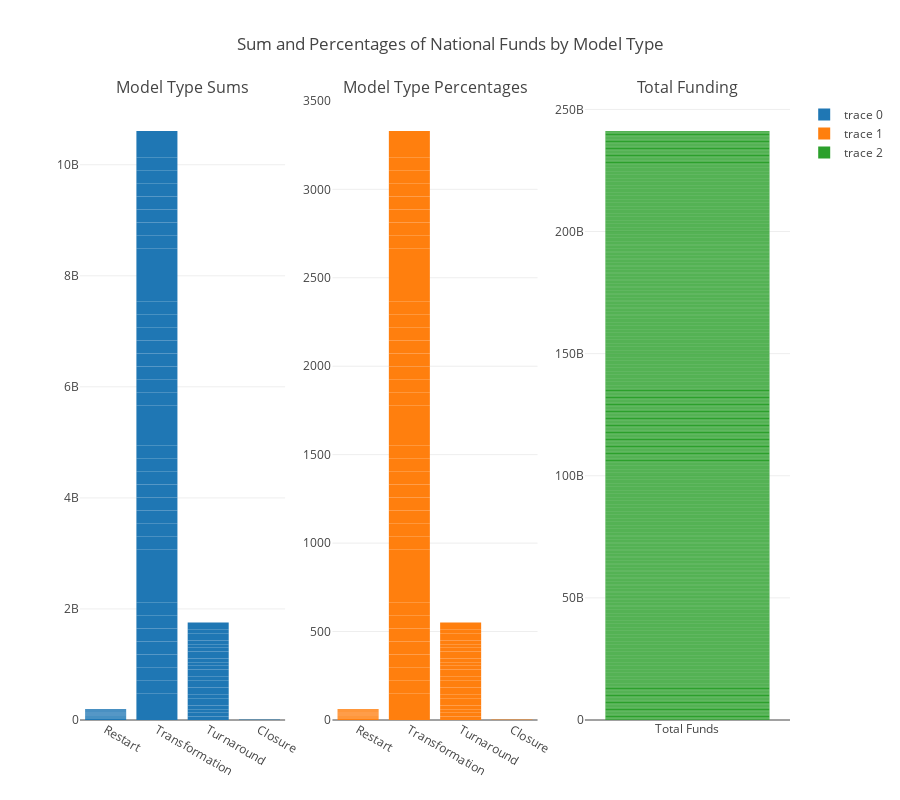

This figure's notebook cell:
### Code cell
Sums=go.Bar(x = StateModel2['Model Selected'], y =StateModel2.Sum_of_Total_Funds_by_model_in_US )
Percentages=go.Bar(x = StateModel2['Model Selected'], y = StateModel2.Model_type_funds_by_Total_Funds)
TotalFunds=go.Bar(x=TotalFunds.XLabel,y=TotalFunds['Sum of Funds'])
#Creating the individual interactive bar graphs for the subplot.
fig = tools.make_subplots(rows=1, cols=3, subplot_titles=('Model Type Sums', 'Model Type Percentages','Total Funding'))
#giving a title and positioning each graph in the subplot
fig.append_trace(Sums, 1,1)
fig.append_trace(Percentages, 1,2)
fig.append_trace(TotalFunds, 1,3)

fig['layout'].update(height=800, width=900, title='Sum and Percentages of National Funds by Model Type')
#adjusting the layout of the graph.
iplot(fig)

### Figure 1 — Plotly figure (JSON) as saved in the notebook; plotly's stock layout.template omitted (floating-point values rounded to 4 significant figures; data arrays with more than 128 entries replaced by an {"elided": "..."} marker saying what was removed)
{"data": [{"type": "bar", "uid": "54fc6aac-dd66-11e8-83c9-dc536018224d", "x": ["Restart", "Transformation", "Transformation", "Transformation", "Transformation", "Turnaround", "Closure", "Restart", "Transformation", "Turnaround", "Closure", "Restart", "Transformation", "Turnaround", "Restart", "Transformation", "Turnaround", "Restart", "Transformation", "Turnaround", "Transformation", "Transformation", "Turnaround", "Transformation", "Turnaround", "Transformation", "Transformation", "Restart", "Transformation", "Turnaround", "Transformation", "Turnaround", "Transformation", "Turnaround", "Transformation", "Turnaround", "Transformation", "Turnaround", "Restart", "Turnaround", "Transformation", "Turnaround", "Transformation", "Turnaround", "Closure", "Transformation", "Turnaround", "Transformation", "Transformation", "Restart", "Transformation", "Turnaround", "Transformation", "Transformation", "Transformation", "Restart", "Transformation", "Turnaround", "Transformation", "Turnaround", "Transformation", "Turnaround", "Transformation", "Turnaround", "Transformation", "Turnaround", "Transformation", "Turnaround", "Transformation", "Closure", "Restart", "Transformation", "Turnaround", "Closure", "Transformation", "Transformation", "Turnaround", "Transformation", "Turnaround", "Transformation", "Closure", "Restart", "Transformation", "Transformation", "Closure", "Transformation", "Turnaround", "Closure", "Restart", "Transformation", "Transformation", "Transformation"], "xaxis": "x", "y": [16612610, 235725022, 235725022, 235725022, 235725022, 65026596, 1202488, 16612610, 235725022, 65026596, 1202488, 16612610, 235725022, 65026596, 16612610, 235725022, 65026596, 16612610, 235725022, 65026596, 235725022, 235725022, 65026596, 235725022, 65026596, 235725022, 235725022, 16612610, 235725022, 65026596, 235725022, 65026596, 235725022, 65026596, 235725022, 65026596, 235725022, 65026596, 16612610, 65026596, 235725022, 65026596, 235725022, 65026596, 1202488, 235725022, 65026596, 235725022, 235725022, 16612610, 235725022, 65026596, 235725022, 235725022, 235725022, 16612610, 235725022, 65026596, 235725022, 65026596, 235725022, 65026596, 235725022, 65026596, 235725022, 65026596, 235725022, 65026596, 235725022, 1202488, 16612610, 235725022, 65026596, 1202488, 235725022, 235725022, 65026596, 235725022, 65026596, 235725022, 1202488, 16612610, 235725022, 235725022, 1202488, 235725022, 65026596, 1202488, 16612610, 235725022, 235725022, 235725022], "yaxis": "y"}, {"type": "bar", "uid": "54fc6aad-dd66-11e8-83c9-dc536018224d", "x": ["Restart", "Transformation", "Transformation", "Transformation", "Transformation", "Turnaround", "Closure", "Restart", "Transformation", "Turnaround", "Closure", "Restart", "Transformation", "Turnaround", "Restart", "Transformation", "Turnaround", "Restart", "Transformation", "Turnaround", "Transformation", "Transformation", "Turnaround", "Transformation", "Turnaround", "Transformation", "Transformation", "Restart", "Transformation", "Turnaround", "Transformation", "Turnaround", "Transformation", "Turnaround", "Transformation", "Turnaround", "Transformation", "Turnaround", "Restart", "Turnaround", "Transformation", "Turnaround", "Transformation", "Turnaround", "Closure", "Transformation", "Turnaround", "Transformation", "Transformation", "Restart", "Transformation", "Turnaround", "Transformation", "Transformation", "Transformation", "Restart", "Transformation", "Turnaround", "Transformation", "Turnaround", "Transformation", "Turnaround", "Transformation", "Turnaround", "Transformation", "Turnaround", "Transformation", "Turnaround", "Transformation", "Closure", "Restart", "Transformation", "Turnaround", "Closure", "Transformation", "Transformation", "Turnaround", "Transformation", "Turnaround", "Transformation", "Closure", "Restart", "Transformation", "Transformation", "Closure", "Transformation", "Turnaround", "Closure", "Restart", "Transformation", "Transformation", "Transformation"], "xaxis": "x2", "y": [5.215, 74.0, 74.0, 74.0, 74.0, 20.41, 0.3775, 5.215, 74.0, 20.41, 0.3775, 5.215, 74.0, 20.41, 5.215, 74.0, 20.41, 5.215, 74.0, 20.41, 74.0, 74.0, 20.41, 74.0, 20.41, 74.0, 74.0, 5.215, 74.0, 20.41, 74.0, 20.41, 74.0, 20.41, 74.0, 20.41, 74.0, 20.41, 5.215, 20.41, 74.0, 20.41, 74.0, 20.41, 0.3775, 74.0, 20.41, 74.0, 74.0, 5.215, 74.0, 20.41, 74.0, 74.0, 74.0, 5.215, 74.0, 20.41, 74.0, 20.41, 74.0, 20.41, 74.0, 20.41, 74.0, 20.41, 74.0, 20.41, 74.0, 0.3775, 5.215, 74.0, 20.41, 0.3775, 74.0, 74.0, 20.41, 74.0, 20.41, 74.0, 0.3775, 5.215, 74.0, 74.0, 0.3775, 74.0, 20.41, 0.3775, 5.215, 74.0, 74.0, 74.0], "yaxis": "y2"}, {"type": "bar", "uid": "54fc6aae-dd66-11e8-83c9-dc536018224d", "x": {"elided": "757 str values"}, "xaxis": "x3", "y": {"elided": "757 int values"}, "yaxis": "y3"}], "layout": {"annotations": [{"font": {"size": 16}, "showarrow": false, "text": "Model Type Sums", "x": 0.1444, "xanchor": "center", "xref": "paper", "y": 1, "yanchor": "bottom", "yref": "paper"}, {"font": {"size": 16}, "showarrow": false, "text": "Model Type Percentages", "x": 0.5, "xanchor": "center", "xref": "paper", "y": 1, "yanchor": "bottom", "yref": "paper"}, {"font": {"size": 16}, "showarrow": false, "text": "Total Funding", "x": 0.8556, "xanchor": "center", "xref": "paper", "y": 1, "yanchor": "bottom", "yref": "paper"}], "height": 800, "title": "Sum and Percentages of National Funds by Model Type", "width": 900, "xaxis": {"anchor": "y", "autorange": true, "domain": [0, 0.2889], "range": [-0.5, 3.5], "type": "category"}, "xaxis2": {"anchor": "y2", "autorange": true, "domain": [0.3556, 0.6444], "range": [-0.5, 3.5], "type": "category"}, "xaxis3": {"anchor": "y3", "autorange": true, "domain": [0.7111, 1], "range": [-0.5, 0.5], "type": "category"}, "yaxis": {"anchor": "x", "autorange": true, "domain": [0, 1], "range": [0, 248100000.0], "type": "linear"}, "yaxis2": {"anchor": "x2", "autorange": true, "domain": [0, 1], "range": [0, 77.89], "type": "linear"}, "yaxis3": {"anchor": "x3", "autorange": true, "domain": [0, 1], "range": [0, 335300000.0], "type": "linear"}}}
